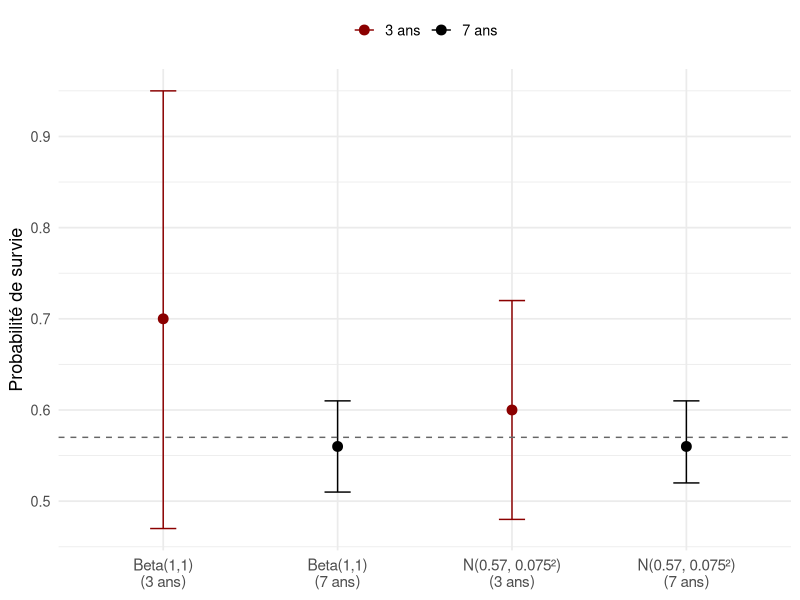
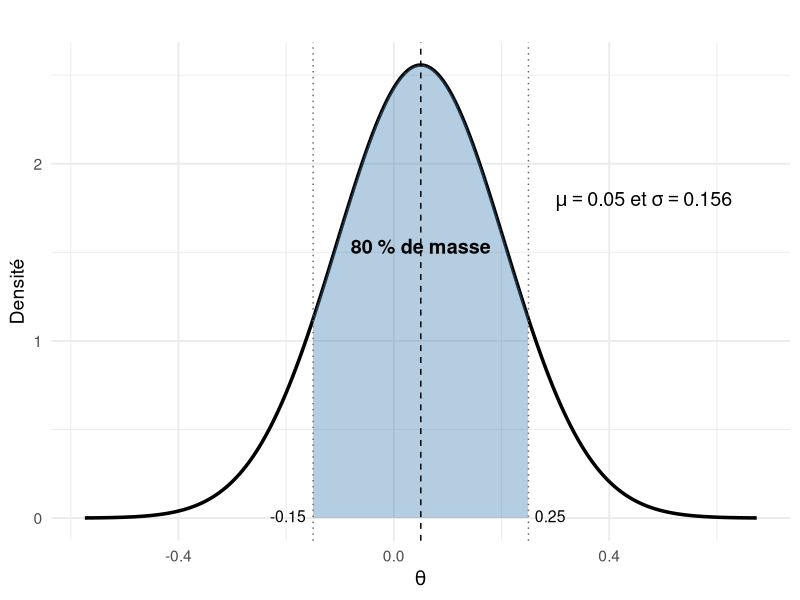

Recreate these plots in R, in order.
## ---- chunk 1
library(ggplot2)
library(dplyr)

df <- tibble::tibble(
  Prior = factor(rep(c("Beta(1,1)", "N(0.57, 0.075²)"), times = 2),
                 levels = c("Beta(1,1)", "N(0.57, 0.075²)")),
  Données = rep(c("7 ans", "3 ans"), each = 2),
  Moyenne = c(0.56, 0.56, 0.70, 0.60),
  IC_inf = c(0.51, 0.52, 0.47, 0.48),
  IC_sup = c(0.61, 0.61, 0.95, 0.72)
)

df <- df %>%
  mutate(x = paste0(Prior, "\n(", Données, ")"),
         couleur = ifelse(Données == "7 ans", "black", "darkred"))

ggplot(df, aes(x = x, y = Moyenne, color = Données)) +
  geom_point(size = 3) +
  geom_errorbar(aes(ymin = IC_inf, ymax = IC_sup), width = 0.15) +
  geom_hline(yintercept = 0.57, linetype = "dashed", color = "grey40") +
  scale_color_manual(values = c("7 ans" = "black", "3 ans" = "darkred")) +
  labs(x = NULL, y = "Probabilité de survie", color = NULL) +
  theme_minimal(base_size = 13) +
  theme(axis.text.x = element_text(size = 11),
        legend.position = "top") # remplacer top par none si on ne veut pas la légende
## ---- chunk 2
# paramètres de moyenne et d'écart-type souhaités pour la distribution bêta
mu <- 0.57 # moyenne de la probabilité
sigma <- 0.075 # écart-type sur cette probabilité
# formules inverses pour obtenir les paramètres a et b d'une distribution bêta
a <- ((1 - mu) / (sigma^2) - 1 / mu) * mu^2
b <- a * (1 / mu - 1)
# affichage des valeurs de a et b arrondies
c(a = round(a, 1), b = round(b, 1))
## ---- chunk 3
# on génère 10000 valeurs tirées d'une loi Bêta avec les paramètres a = 24.3 et b = 18.3
ech_prior <- rbeta(n = 10000, shape1 = 24.3, shape2 = 18.3)
# on calcule la moyenne empirique des tirages (doit approcher 0.57)
mean(ech_prior)
# on calcule l'écart-type empirique des tirages (doit approcher 0.075)
sd(ech_prior)
## ---- chunk 4
# borne inférieure et supérieure données par l’expert·e
a <- -0.15
b <-  0.25

# niveau de confiance exprimé
level <- 0.80
alpha <- 1 - level

# valeur z correspondant à un intervalle de crédibilité à 80 %
z <- qnorm(1 - alpha / 2)  # ≈ 1.2816

# moyenne = centre de l’intervalle
mu <- (a + b) / 2

# écart-type déduit de la largeur de l’intervalle
sigma <- (b - a) / (2 * z)

mu
sigma
## ---- chunk 5
mu    <- 0.05
sigma <- 0.1560608
pnorm(c(-0.15, 0.25), mean = mu, sd = sigma)
#> 0.10 0.90    # Ok : 10 % à gauche, 90 % à droite → 80 % au centre
## ---- chunk 6
library(ggplot2)

# Paramètres du prior
mu <- 0.05
sigma <- 0.156
a <- -0.15
b <-  0.25

# Courbe de densité
x <- seq(mu - 4*sigma, mu + 4*sigma, length.out = 1000)
y <- dnorm(x, mean = mu, sd = sigma)
df <- data.frame(x = x, y = y)

# Sous-ensemble pour l’aire ombrée
highlight <- subset(df, x >= a & x <= b)

# Tracé
ggplot(df, aes(x, y)) +
  geom_line(color = "black", size = 1.2) +
  geom_area(data = highlight, fill = "steelblue", alpha = 0.4) +
  geom_vline(xintercept = c(a, b), linetype = "dotted", color = "grey40") +
  geom_vline(xintercept = mu, linetype = "dashed", color = "black") +
  annotate("text", x = mu, y = max(y) * 0.6, label = "80 % de masse", size = 5, fontface = "bold") +
  annotate("text", x = a, y = 0.01, label = "-0.15", hjust = 1.2, size = 4) +
  annotate("text", x = b, y = 0.01, label = "0.25", hjust = -0.2, size = 4) +
  annotate("text", x = mu + 0.25, y = max(y) * 0.7,
           label = "mu == 0.05~et~sigma == 0.156",
           parse = TRUE, hjust = 0, size = 5) +
  labs(
    title = "",
    x = expression(theta),
    y = "Densité"
  ) +
  theme_minimal(base_size = 14)
